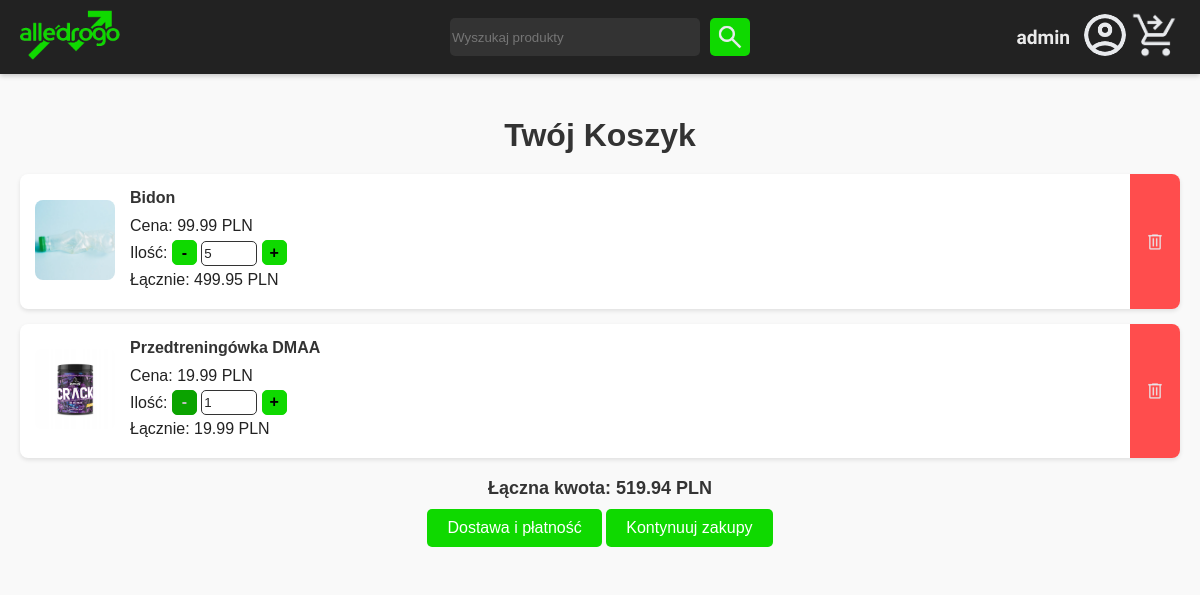
Screenshot of /koszyk/ (signed in) with the database file from the repository.
### alledrogo/models.py (models this page shows, shortened)
class PozycjaKoszyka(models.Model):
    koszyk = models.ForeignKey(Koszyk, on_delete=models.CASCADE, related_name='pozycje')
    produkt = models.ForeignKey('Produkt', on_delete=models.CASCADE)
    ilosc = models.PositiveIntegerField(default=1)
    @property
    def cena_calosciowa(self):
        return round(self.produkt.cena * self.ilosc, 2)

class Produkt(models.Model):
    id = models.AutoField(primary_key=True)
    nazwa = models.CharField(max_length=256)
    opis = models.TextField()
    cena = models.FloatField()
    srednia_ocen = models.FloatField(default=0)
    kategoria = models.ForeignKey(Kategoria, on_delete=models.CASCADE)
    firma = models.ForeignKey(Firma, on_delete=models.CASCADE, null=True, blank=True)
    zdjecie = models.ImageField(upload_to='media/zdjecia_produktow', null=True, blank=True)

### alledrogo/views.py (the view)
# urls.py: path('koszyk/', views.koszyk, name='koszyk'),
def koszyk(request):
    koszyk, created = Koszyk.objects.get_or_create(klient=request.user)
    pozycje = koszyk.pozycje.select_related('produkt')
    total = sum([pozycja.cena_calosciowa for pozycja in pozycje])  # Fix variable name
    return render(request, 'koszyk.html', {'pozycje': pozycje, 'total': total})

### alledrogo/templates/koszyk.html (shortened to what this page needs)
{% extends "template.html" %}
{% load static %}
{% block content %}
<div class="cart-container">
    <h1 class="cart-title">Twój Koszyk</h1>
    <div class="cart-items">
        {% for pozycja in pozycje %}
        <div class="cart-item" id="cart-item-{{ pozycja.id }}">
            <div class="item-image">
                {% if pozycja.produkt.zdjecie %}
                <img src="{{ pozycja.produkt.zdjecie.url }}" />
                {% endif %}
            </div>
            <div class="item-details">
                <h3>{{ pozycja.produkt.nazwa }}</h3>
                <p>Cena: {{ pozycja.produkt.cena|floatformat:2 }} PLN</p>
                <form action="{% url 'update_pozycja_koszyka' pozycja.id %}" method="POST" class="update-form">
                    <p>Ilość:
                        <button type="button" class="decrease-quantity" data-id="{{ pozycja.id }}" {% if pozycja.ilosc <= 1 %}disabled{% endif %}>-</button>
                        <input type="number" class="quantity-input" name="ilosc" value="{{ pozycja.ilosc }}" min="1" style="width: 50px;" />
                        <button type="button" class="increase-quantity" data-id="{{ pozycja.id }}">+</button>
                    </p>
                </form>
                <p>Łącznie: {{ pozycja.cena_calosciowa|floatformat:2 }} PLN</p>
            </div>
            <div class="item-actions">
                <form action="{% url 'remove_item_from_cart' pozycja.id %}" method="POST" class="remove-form">
                    <button type="submit" class="remove-item">
                        <img src="{% static 'images/trash-can.png' %}" alt="Usuń" class="trash-can-icon" />
                    </button>
                </form>
            </div>
        </div>
        {% endfor %}
    </div>
    <div class="cart-summary">
        <h2>Łączna kwota: {{ total|floatformat:2 }} PLN</h2>
        <div class="checkout-buttons">
            <a href="{% url 'zamowienie' %}" class="btn checkout-btn">Dostawa i płatność</a>
            <a href="{% url 'home' %}" class="btn continue-btn">Kontynuuj zakupy</a>
        </div>
    </div>
</div>
{% endblock %}

### alledrogo/templates/template.html (shortened to what this page needs)
<!DOCTYPE html>
<html lang="en">
<head>
    {% load static %}
    <link rel="stylesheet" href="{% static 'style.css' %}" />
</head>
<body>
    <div id="header">
        <a href="{% url 'home' %}">
            <img src="{% static 'images/logo-rectangle.png' %}" height="50px" />
        </a>
        <div id="search">
            <form method="get" action="{% url 'home' %}">
                <div id="search-container">
                    <input type="text" name="search" id="search-input" placeholder="Wyszukaj produkty" value="{{ request.GET.search }}" />
                    <button type="submit" id="search-button">
                        <img src="{% static 'images/search-image.png' %}" id="search-button-image" />
                    </button>
                </div>
            </form>
        </div>
        {% if user.is_authenticated %}
        <div id="user">
            <span>{{ user.username }}</span>
            <a href="{% url 'profile' %}">
                <img src="{% static 'images/account-image.png' %}" alt="" />
            </a>
            <div id="cart">
                <a href="{% url 'koszyk' %}">
                    <img src="{% static 'images/koszyk.png' %}" alt="Koszyk" height="40px" />
                </a>
            </div>
        </div>
        {% else %}
        <a href="{% url 'login' %}">
            <img src="{% static 'images/account-image.png' %}" alt="" />
        </a>
        {% endif %}
    </div>
    {% block content %}{% endblock %}
</body>
</html>

### alledrogo/static/style.css (style rules this page uses)
:root { --primary-color: #0fd900; --accent-color: #222; --darker-color: #333; --background-color-light: #f9f9f9; --text-color-light: #222; --background-color-dark: #1e1e1e; --text-color-dark: #eaeaea; --button-bg: #0fd900; --button-text: white; }
body { font-family: "Ubuntu", sans-serif; background-color: var(--background-color-light); color: var(--text-color-light); margin: 0; transition: background-color 0.3s ease, color 0.3s ease; padding-top: 76px; }
#header { display: flex; justify-content: space-between; align-items: center; background-color: var(--accent-color); padding: 10px 20px; box-shadow: 0 2px 5px rgba(0, 0, 0, 0.2); position: fixed; top: 0; width: calc(100% - 40px); z-index: 1000; transition: top 0.3s ease; }
#header img { height: 50px; }
#header button { background-color: var(--button-bg); color: var(--button-text); border: none; padding: 10px 15px; margin-left: 10px; border-radius: 5px; font-weight: bold; cursor: pointer; transition: background-color 0.3s ease, transform 0.2s ease; }
#search { position: absolute; left: 50%; transform: translateX(-50%); display: flex; align-items: center; }
#search-container { display: flex; align-items: center; }
#search-input { height: 38px; border: 0; background-color: var(--darker-color); padding: 2px; width: 250px; border-radius: 5px; color: var(--text-color-dark); box-sizing: border-box; }
#search-button { padding: 5px !important; width: 40px; height: 38px; background-color: var(--button-bg); border: none; border-radius: 0 5px 5px 0; cursor: pointer; display: flex; justify-content: center; align-items: center; }
#search-button-image { height: 30px !important; }
#user { display: flex; align-items: center; }
#user span { margin-right: 10px; color: var(--text-color-dark); font-weight: bold; font-size: 1.2rem; }
input[type="text" i] { padding-block: auto; padding-inline: auto; }
h2 { display: block; font-size: 1.5em; margin-block-start: 0; margin-block-end: 0; margin-inline-start: 0; margin-inline-end: 0; font-weight: bold; unicode-bidi: isolate; }
.cart-container { font-family: Arial, sans-serif; padding: 20px; background-color: #f9f9f9; }
.cart-title { text-align: center; color: #333; margin-bottom: 20px; }
.cart-items { display: flex; flex-direction: column; gap: 15px; }
.cart-item { display: flex; align-items: center; justify-content: space-between; background: #fff; padding: 15px; border-radius: 8px; box-shadow: 0 2px 4px rgba(0, 0, 0, 0.1); position: relative; }
.item-image img { width: 80px; height: 80px; object-fit: cover; border-radius: 8px; }
.item-details { flex-grow: 1; margin-left: 15px; }
.item-details h3 { margin: 0 0 10px; font-size: 16px; color: #333; }
.item-details p { margin: 5px 0; }
.cart-summary { text-align: center; margin-top: 20px; }
.cart-summary h2 { color: #333; font-size: 18px; margin-bottom: 10px; }
form:not(.item-details form) { margin: 20px 0; text-align: center; }
.btn { display: inline-block; padding: 10px 20px; font-size: 16px; cursor: pointer; text-align: center; text-decoration: none; outline: none; color: #fff; background-color: var(--button-bg); border: none; border-radius: 5px; }
.item-actions { position: absolute; top: 0; right: 0; height: 100%; width: 50px; background-color: #ff4d4d; display: flex; align-items: center; justify-content: center; border-top-right-radius: 8px; border-bottom-right-radius: 8px; cursor: pointer; }
.remove-item { background: none; border: none; cursor: pointer; display: flex; align-items: center; justify-content: center; width: 100%; height: 100%; }
.trash-can-icon { width: 20px; height: 20px; }
.increase-quantity, .decrease-quantity { width: 25px; height: 25px; background-color: var(--button-bg); border: 1px solid var(--button-bg); border-radius: 5px; font-weight: bold; font-size: medium; }
.decrease-quantity:disabled { filter: brightness(75%); color: #fff; }
.quantity-input { height: 21px; background-color: #fff; color: var(--text-color-light); border: 1px solid var(--darker-color); border-radius: 5px; }

### rows the page displays
PozycjaKoszyka: produkt.zdjecie (picture), produkt.nazwa "Bidon", produkt.cena "99.99", ilosc "5", cena_calosciowa "499.95"
PozycjaKoszyka: produkt.zdjecie (picture), produkt.nazwa "Przedtreningówka DMAA", produkt.cena "19.99", ilosc "1", cena_calosciowa "19.99"

### other values shown
{{ user.username }} "admin"
{{ total|floatformat:2 }} "519.94"
